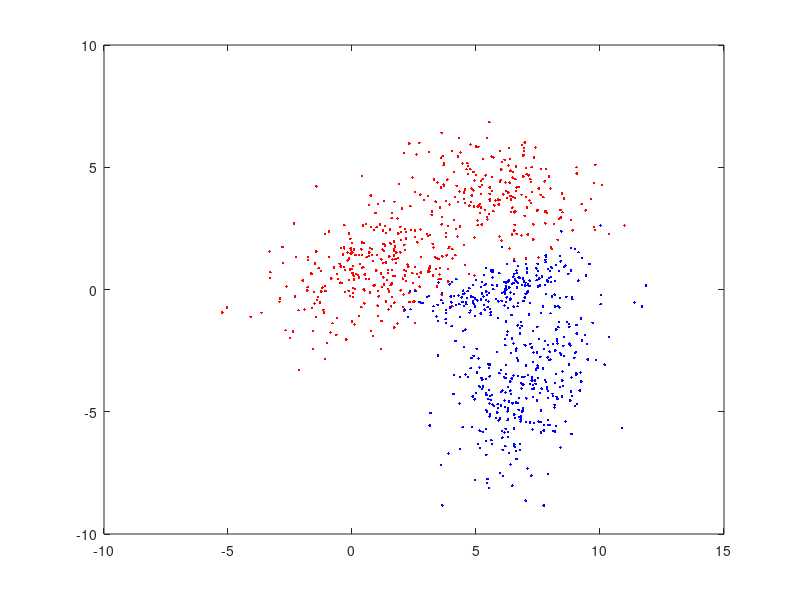

Write MATLAB code to recreate this figure. (Note: this script raises an error after producing the figure.)
%% Init
clear variables; close all; clc;

%% Generisanje podataka
N = 500; % br odbiraka

P11 = 0.6;
M11 = [1; 1];
M12 = [6; 4];
S11 = [4, 1.1; 1.1, 2];
S12 = [3, -0.8; -0.8, 1.5];

P22 = 0.55;
M21 = [7; -4];
M22 = [6; 0];
S21 = [2, 1.1; 1.1, 4];
S22 = [3, 0.8; 0.8, 0.5];



X1 = zeros(2,N);
X2 = zeros(2,N);

for i=1:N
    t = rand(1,2);
    switch(t(1) < P11)
        case true
            X1(:,i) = mvnrnd(M11,S11);
        case false
            X1(:,i) = mvnrnd(M12,S12);
    end
    switch(t(2) < P22)
        case true
            X2(:,i) = mvnrnd(M21,S21);
        case false
            X2(:,i) = mvnrnd(M22,S22);
    end
end

figure(1)
plot(X1(1,:),X1(2,:), 'r.'); hold on;
plot(X2(1,:),X2(2,:), 'b.');

x = linspace(min([X1(1,:),X2(1,:)]),max([X1(1,:),X2(1,:)]),200);
y = linspace(min([X1(2,:),X2(2,:)]),max([X1(2,:),X2(2,:)]),200);

f1 = zeros(length(x),length(y));
f2 = f1;
h = f1;

for i = 1:length(x)
    for j = 1:length(y)
        X = [x(i);y(j)];
        f11 = 1/(2*pi*det(S11)^0.5)*exp(-0.5*(X-M11)'*S11^(-1)*(X-M11));
        f12 = 1/(2*pi*det(S12)^0.5)*exp(-0.5*(X-M12)'*S12^(-1)*(X-M12));
        f1(i,j) = P11*f11 + (1-P11)*f12;
        f21 = 1/(2*pi*det(S21)^0.5)*exp(-0.5*(X-M21)'*S21^(-1)*(X-M21));
        f22 = 1/(2*pi*det(S22)^0.5)*exp(-0.5*(X-M22)'*S22^(-1)*(X-M22));
        f2(i,j) = P22*f21 + (1-P22)*f22;
        h(i,j) = log(f2(i,j))-log(f1(i,j));
    end
end

f1max = max(f1,[],'All');
f2max = max(f2,[],'All');

dk = [1 3 6 9];
for d = dk
    prag=f1max*exp(-0.5*dk);
    contour(x,y,f1',prag,'m');
    contour(x,y,f2',prag,'m');
end
hold off;
%% Klasifikator minimalne greske
figure(2)
plot(X1(1,:),X1(2,:), 'r.'); hold on;
plot(X2(1,:),X2(2,:), 'b.');
contour(x,y,h',[0 0],'DisplayName','Klasifikator minimalne greske');
x_step = x(2)-x(1);
y_step = y(2)-y(1);
Eps1 =sum(f1(h>=0),'All')*x_step*y_step;
Eps2 =sum(f2(h<0),'All')*x_step*y_step;

Mx = zeros(2,2);
for i=1:N
    [~,ix] = min(abs(x-X1(1,i)));
    [~,iy] = min(abs(y-X1(2,i)));
    if (h(ix,iy) <= 0)
        Mx(1,1) = Mx(1,1) + 1;
    else
        Mx(1,2) = Mx(1,2) + 1;
    end
    [~,ix] = min(abs(x-X2(1,i)));
    [~,iy] = min(abs(y-X2(2,i)));
    if (h(ix,iy) >= 0)
        Mx(2,2) = Mx(2,2) + 1;
    else
        Mx(2,1) = Mx(2,1) + 1;
    end
end
T = array2table(Mx,'VariableNames',{'ω1_p','ω2_p'},'RowName',...
    {'ω1_t  |','ω2_t  |'}); 
disp('Matrica konfuzije:');
disp(T);

disp('Dobijene greske:');
disp([Mx(1,2)/N, Mx(2,1)/N]);
disp('Teorijske greske:');
disp([Eps1,Eps2]);
%% Klasifikator minimalne cene
c11 = 0; c22 = 0;
c12 = 1; c21 = 10*c12;

th = log((c21-c11)/(c12-c22));

contour(x,y,h',[th th],'g','DisplayName','Klasifikator minimalne cene');
hold off;
x_step = x(2)-x(1);
y_step = y(2)-y(1);
Eps1_kmc =sum(f1(h>=th),'All')*x_step*y_step;
Eps2_kmc =sum(f2(h<th),'All')*x_step*y_step;
legend;

Mx = zeros(2,2);
for i=1:N
    [~,ix] = min(abs(x-X1(1,i)));
    [~,iy] = min(abs(y-X1(2,i)));
    if (h(ix,iy) <= th)
        Mx(1,1) = Mx(1,1) + 1;
    else
        Mx(1,2) = Mx(1,2) + 1;
    end
    [~,ix] = min(abs(x-X2(1,i)));
    [~,iy] = min(abs(y-X2(2,i)));
    if (h(ix,iy) >= th)
        Mx(2,2) = Mx(2,2) + 1;
    else
        Mx(2,1) = Mx(2,1) + 1;
    end
end
T = array2table(Mx,'VariableNames',{'ω1_p','ω2_p'},'RowName',...
    {'ω1_t  |','ω2_t  |'}); 
disp('Matrica konfuzije KMC:');
disp(T);

disp('Dobijene greske:');
disp([Mx(1,2)/N, Mx(2,1)/N]);
disp('Teorijske greske:');
disp([Eps1_kmc,Eps2_kmc]);
